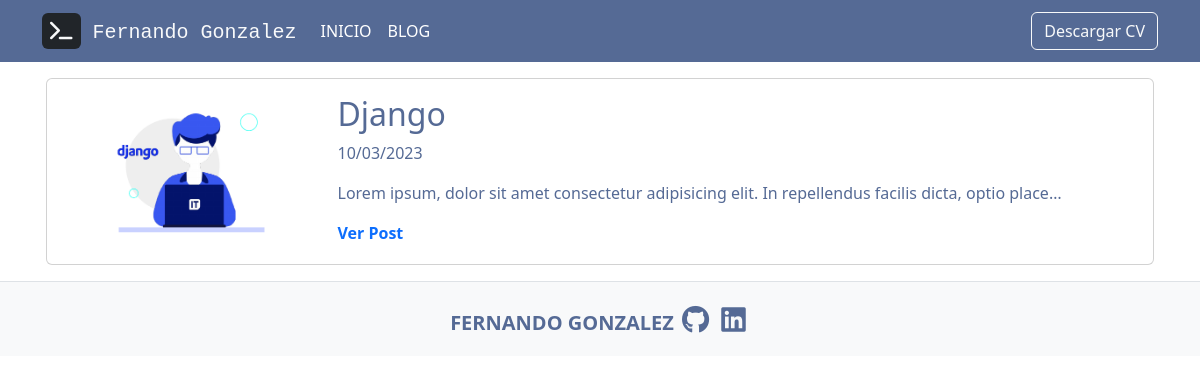
Screenshot of /blog/ with the database file from the repository.
### blog/models.py (models this page shows)
class Post(models.Model):
    title = models.CharField(max_length=100)
    description = models.TextField()
    image = models.ImageField(upload_to='blog/images')
    date = models.DateTimeField(timezone.now)

### blog/views.py (the view)
# urls.py: path('', render_posts, name='posts'),
def render_posts(request):
    posts = Post.objects.all()
    return render(request, 'posts.html', {'posts': posts})

### blog/templates/posts.html
{% extends 'layout.html' %}
{% block content %}
{% for post in posts %}
<div class="container p-3">
  <div class="card card-body font-color1">
    <div class="row">
      <div class="col-3">
        <img src="{{ post.image.url }}" alt="{{ post.title }}" class="img-fluid">
      </div>
      <div class="col-9">
        <h2>{{ post.title }}</h2>
        <p>{{ post.date | date:'d/m/Y' }}</p>
        <p>{{ post.description |safe| striptags | truncatechars:100 }}</p>
        <a href="{% url 'blog:post_detail' post.id %}" class="text-decoration-none fw-bold">Ver Post</a>
      </div>
    </div>
  </div>
</div>
{% endfor %}
{% endblock %}

### portfolio/static/estilos.css (style rules this page uses)
body { background-color: #fff !important; }
.font-color1 { color: #556a95 !important; }

### rows the page displays
Post: image (picture), title "Django", date "10/03/2023", description "Lorem ipsum, dolor sit amet consectetur adipisicing elit. In repellendus facilis dicta, optio place…"
